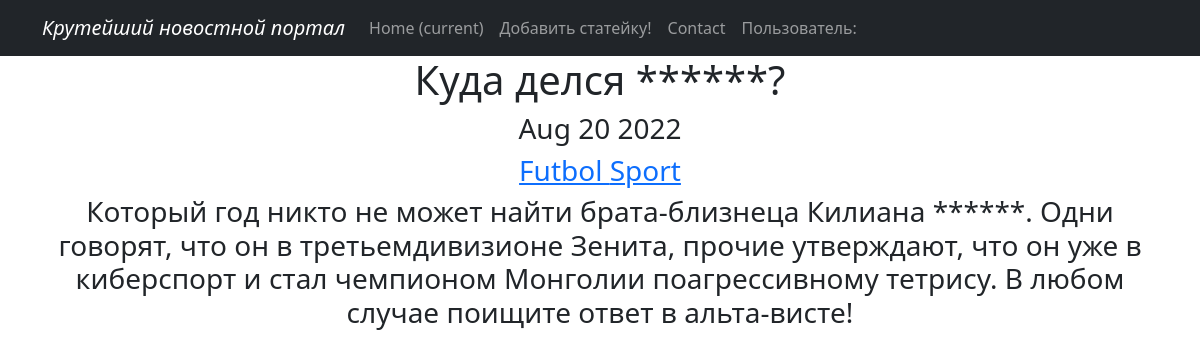
Screenshot of /news/1 with the database file from the repository.
### News/models.py (models this page shows, shortened)
class Post(models.Model):
    author = models.ForeignKey(Author, on_delete=models.CASCADE)
    post_time = models.DateTimeField(auto_now_add = True)
    post_type = models.CharField(max_length=3, choices = CHOICES, default = news)
    title = models.CharField(max_length=255)
    content = models.TextField()
    post_rating = models.IntegerField(default=0)
    category = models.ManyToManyField(Category, through = 'PostCategory')

class Category(models.Model):
    category_name = models.CharField(max_length=255, unique = True, null=True, blank=True)
    subscribers = models.ManyToManyField(User, related_name ='categories')
    def __str__(self):
       return f'{self.category_name}'

### News/views.py (the view)
# urls.py: path('<int:pk>', PostDetail.as_view(), name = 'post_detail'),
class PostDetail(DetailView):
    model = Post
    template_name = 'postdetail.html'
    context_object_name = 'post'

### News/templatetags/custom_filters.py (called while the page is built)
@register.filter()
def cenzura(value):
    for word in Slovechki:
        value = value.replace(word, '*' * len(word))
    return value

### templates/postdetail.html (shortened to what this page needs)
{% extends 'flatpages/default.html' %}
{% load custom_filters %}
{% block content %}
<h1>{{ post.title | cenzura }} </h1>
<h3> {{ post.post_time | date:'M d Y' }} </h3>
<h3>  {% for category in post.category.all %}
        <a  href ="{% url 'category_list' category.id %}"> {{category}} </a>
      {% endfor %} </h3>
<h3> {{ post.content | cenzura }}</h3>
{% endblock content %}

### rows the page displays
Post: title|cenzura "Куда делся ******?", post_time "Aug 20 2022", content|cenzura "Который год никто не может найти брата-близнеца Килиана ******. Одни говорят, что он в третьемдивизионе Зенита, прочие утверждают, что он уже в киберспорт и стал чемпионом Монголии поагрессивному тетрису. В любом случае поищите ответ в альта-висте!"
Category: category_name "Futbol"
Category: category_name "Sport"
